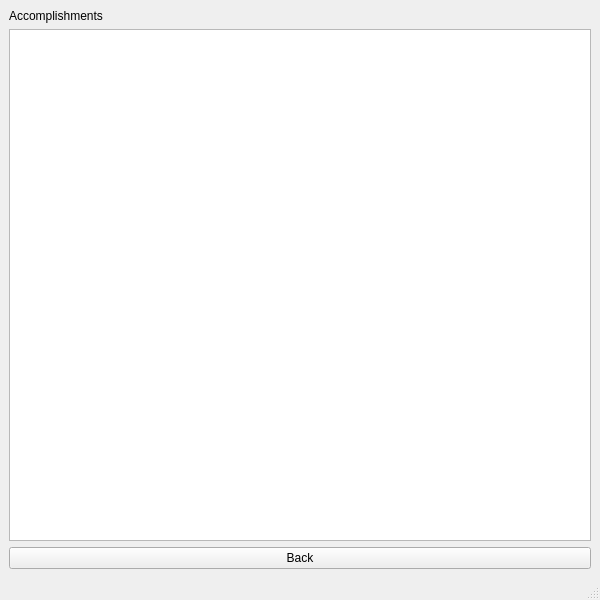
<?xml version="1.0" encoding="UTF-8"?>
<ui version="4.0">
 <class>MainWindow</class>
 <widget class="QMainWindow" name="MainWindow">
  <property name="geometry">
   <rect>
    <x>0</x>
    <y>0</y>
    <width>600</width>
    <height>600</height>
   </rect>
  </property>
  <property name="windowTitle">
   <string>MainWindow</string>
  </property>
  <widget class="QWidget" name="centralwidget">
   <layout class="QVBoxLayout" name="verticalLayout">
    <item>
     <widget class="QLabel" name="label">
      <property name="text">
       <string>Accomplishments</string>
      </property>
     </widget>
    </item>
    <item>
     <widget class="QTextBrowser" name="textBrowser_accom"/>
    </item>
    <item>
     <widget class="QPushButton" name="pushButton_back">
      <property name="text">
       <string>Back</string>
      </property>
     </widget>
    </item>
   </layout>
  </widget>
  <widget class="QMenuBar" name="menubar">
   <property name="geometry">
    <rect>
     <x>0</x>
     <y>0</y>
     <width>600</width>
     <height>21</height>
    </rect>
   </property>
  </widget>
  <widget class="QStatusBar" name="statusbar"/>
 </widget>
 <resources/>
 <connections/>
</ui>
